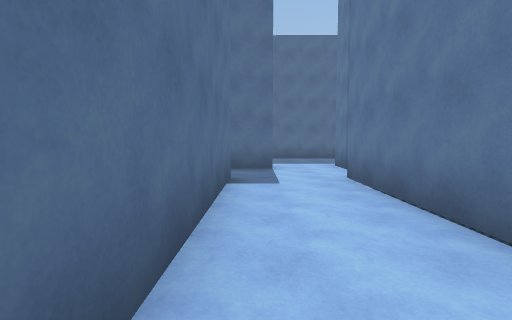
View 1 (above)

22 first-person views from a walk through a Unity game level. The camera is 1.5 m above the floor, tilts 4° down and sees 85° across. The floor is counted in squares, 2 m on a side. Each view is taken from the middle of a square. On the plan, view 1 faces up. The plan holds only what a view shows up to about 10 squares ahead; the rest is blank. The player is left out.

View 2
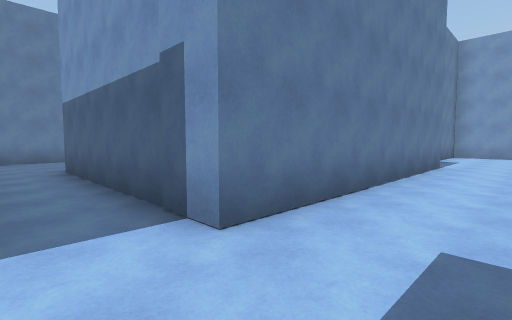

View 3
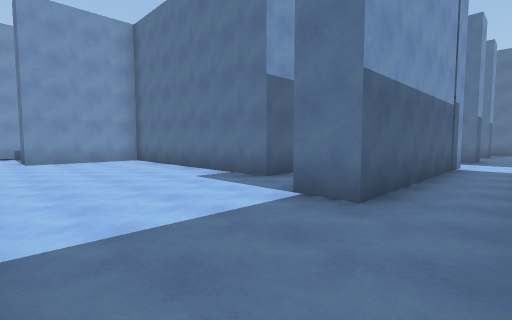

View 4
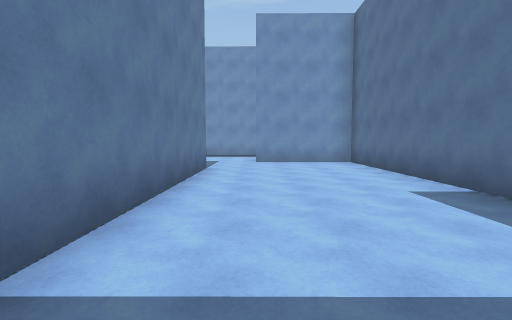

View 5
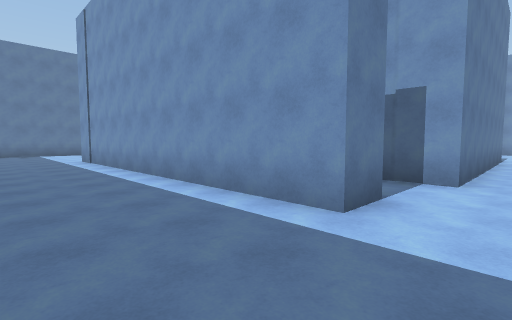

View 6
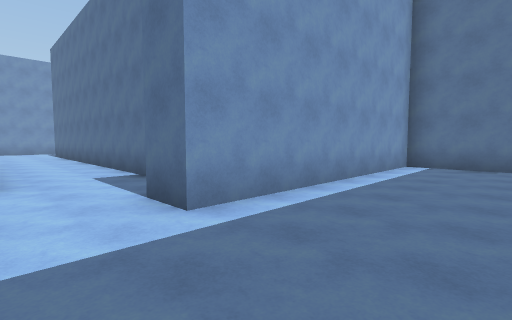

View 7
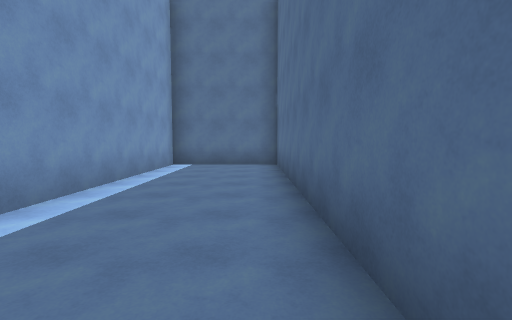

View 8
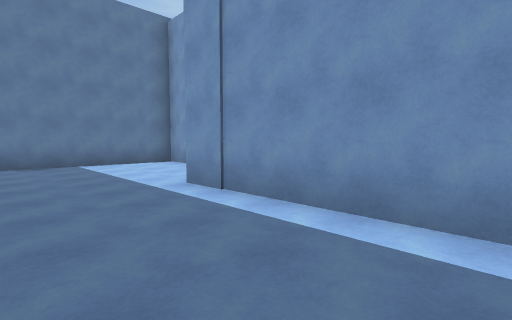

View 9
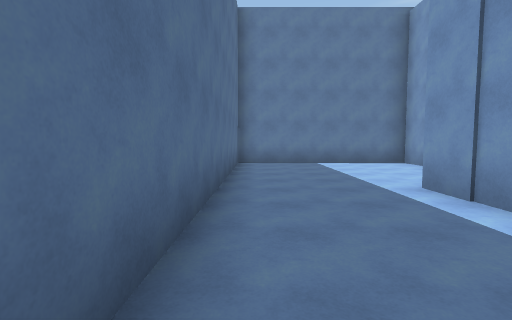

View 10
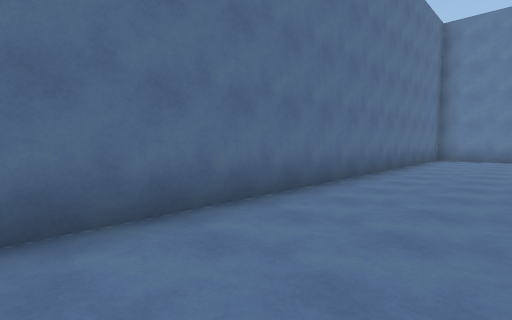

View 11
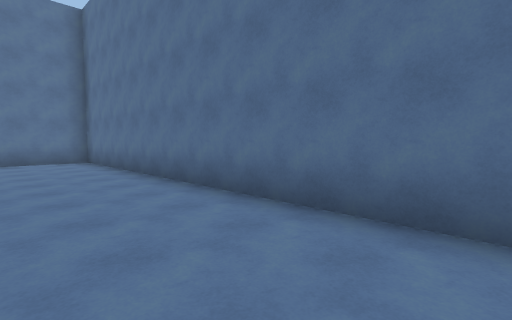

View 12
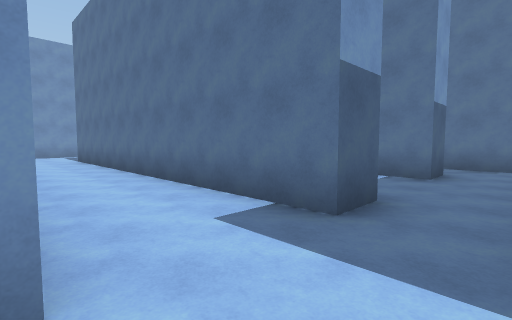

View 13
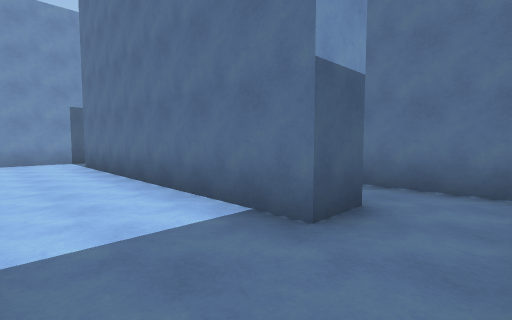

View 14
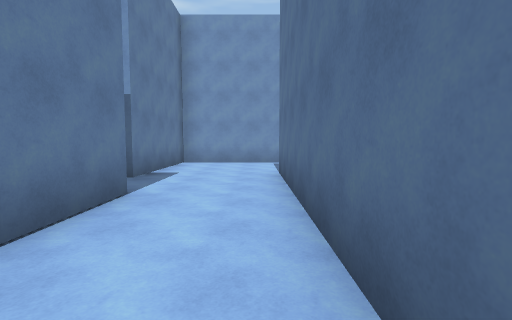

View 15
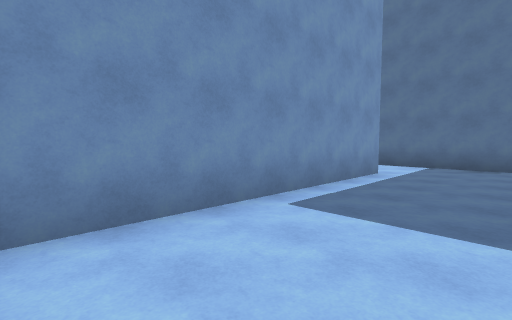

View 16
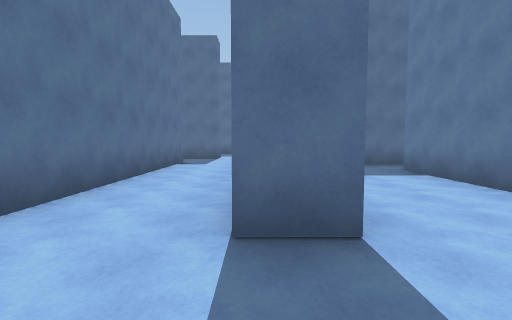

View 17
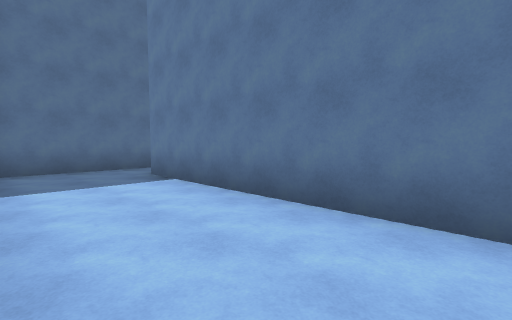

View 18
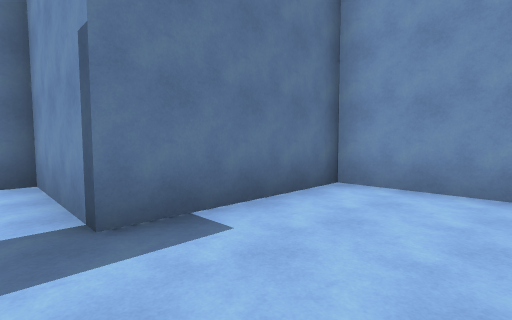

View 19
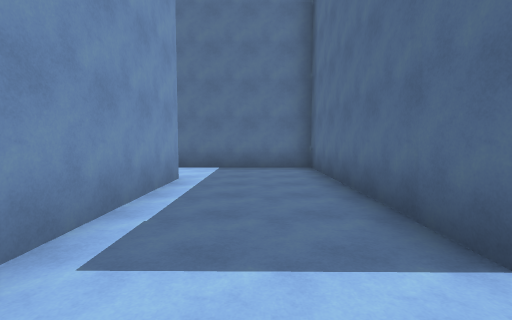

View 20
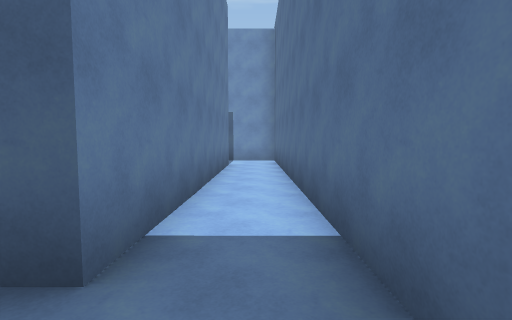

View 21
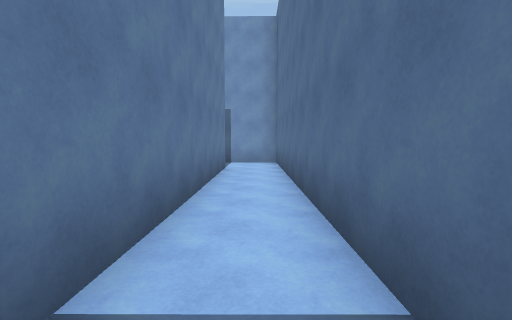

View 22
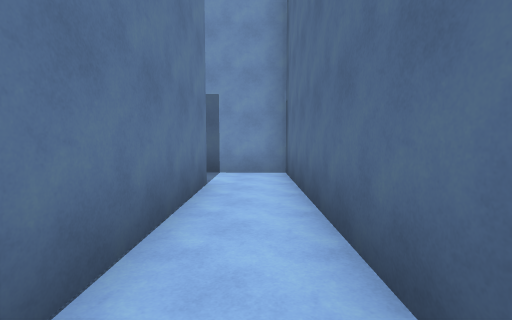

### Floor plan
Ten units are one square. View 1 is at (0, 0); x grows to the right and y downward. Boxes are objects, and circles mark ways between rooms. Rooms are numbered by the first view taken in them; rooms with no view inside come last. Other rooms are left out.
<svg viewBox="-72 -121 249 206">
<path fill="none" stroke="#000" d="M57 -30 67 -30 67 37 100 37M66 -45 56 -45M114 16 114 -65M18 19 18 -56 78 -56 78 -45M4 -74 -8 -74M-15 -56 -5 -56 -5 15M25 -73 25 -84M24 -73 24 -84 125 -83M161 -61 172 -61 172 -116 -67 -116 -67 -84 4 -84 4 -74M-51 -56 -41 -56 -41 19M-45 36 -24 36M28 19 18 19M-5 15 -5 45 -67 45 -67 74M-46 75 25 75 25 37 57 37 57 -30M56 -45 32 -46M-51 19 -51 -56M-67 -69 -67 36 -48 36"/>
<circle cx="15" cy="-80" r="3" fill="#2a7"/>
<circle cx="-10" cy="-65" r="3" fill="#2a7"/>
<circle cx="5" cy="10" r="3" fill="#2a7"/>
<circle cx="60" cy="-40" r="3" fill="#2a7"/>
<circle cx="-45" cy="-65" r="3" fill="#2a7"/>
<circle cx="-50" cy="25" r="3" fill="#2a7"/>
<text x="70" y="-30">1</text>
<text x="70" y="-100">2</text>
<text x="-30" y="-20">3</text>
<text x="10" y="30">4</text>
<text x="-60" y="-20">5</text>
</svg>
Room 1 opens to room 2. Room 1 opens to room 3. Room 1 opens to room 4. Room 3 opens to room 5.

Where each view was taken, in squares from view 1:
view 1: 0 up, 0 right, facing up
view 2: 7 up, 0 right, facing down-right
view 3: 7 up, 11 right, facing down-left
view 4: 6 up, 10 right, facing down
view 5: 11 up, 1 right, facing down-right
view 6: 11 up, 2 right, facing down-left
view 7: 11 up, 2 right, facing left
view 8: 11 up, 8 right, facing down-right
view 9: 11 up, 8 right, facing right
view 10: 9 up, 5 right, facing up-right
view 11: 9 up, 4 right, facing up-left
view 12: 7 up, 2 right, facing down-left
view 13: 7 up, 2 left, facing down-left
view 14: 2 up, 0 right, facing down
view 15: 5 down, 2 right, facing down-left
view 16: 4 down, 2 right, facing up
view 17: 3 down, 3 right, facing up-right
view 18: 3 down, 0 right, facing down-right
view 19: 6 down, 1 right, facing left
view 20: 7 up, 6 left, facing down
view 21: 6 up, 6 left, facing down
view 22: 3 up, 6 left, facing down
